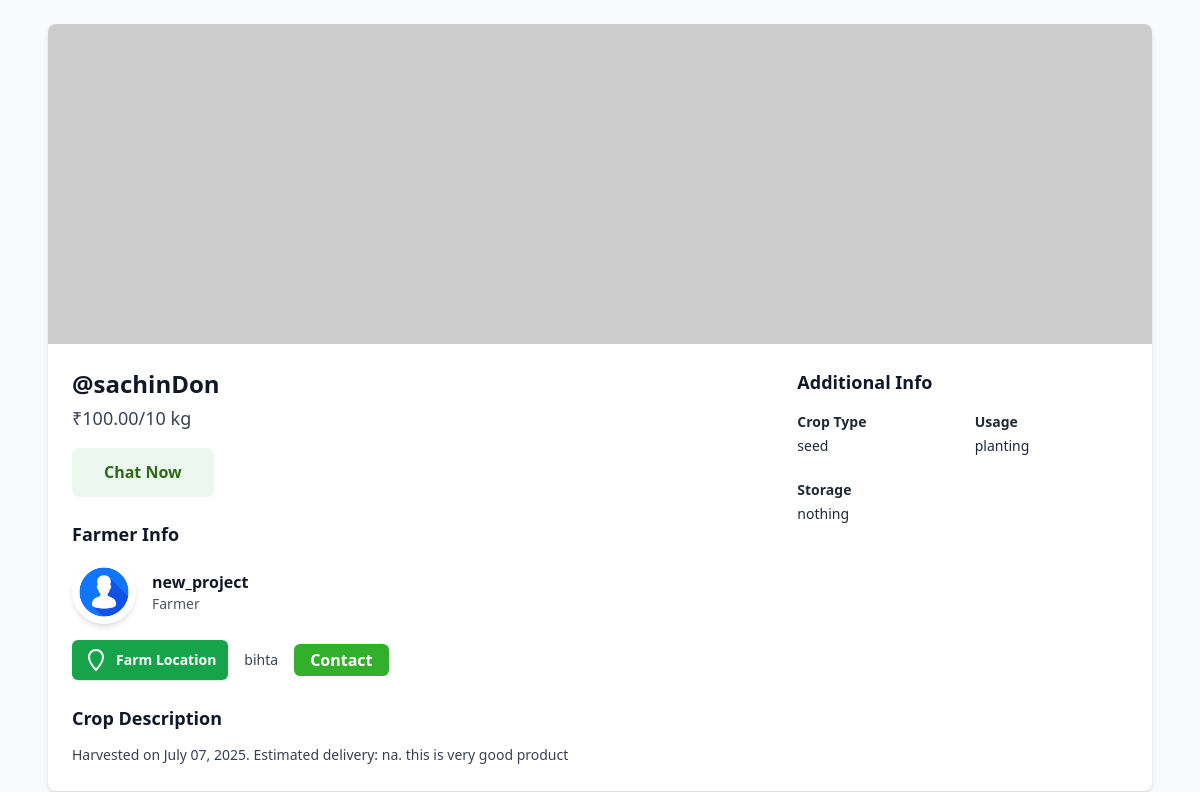
/product/1/, run on the app's committed database.
### products/models.py (models this page shows, shortened)
class Product(models.Model):
    seller = models.ForeignKey(CustomUser, on_delete=models.CASCADE, limit_choices_to={'role': 'farmer'})
    name = models.CharField(max_length=200)
    price_per_unit = models.DecimalField(max_digits=10, decimal_places=2)
    unit = models.CharField(max_length=50, default='kg') # जैसे kg, quintal
    description = models.TextField()
    crop_type = models.CharField(max_length=100, blank=True, null=True) # जैसे Long Grain
    usage = models.CharField(max_length=200, blank=True, null=True) # जैसे Pilafs, Biryanis
    storage_info = models.CharField(max_length=200, blank=True, null=True) # जैसे Store in a cool, dry place
    location = models.CharField(max_length=200) # किसान का स्थान
    product_image = models.ImageField(upload_to='product_images/', blank=True, null=True)
    harvest_date = models.DateField(blank=True, null=True)
    estimated_delivery = models.CharField(max_length=100, blank=True, null=True) # जैसे July 20-22

### core/models.py (models this page shows, shortened)
class CustomUser(AbstractUser):
    USER_ROLES = (
        ('buyer', 'Buyer'),
        ('farmer', 'Farmer'),
    )
    role = models.CharField(max_length=10, choices=USER_ROLES, default='buyer')
    phone_number = models.CharField(max_length=15, unique=True, blank=True, null=True)
    village = models.CharField(max_length=100, blank=True, null=True)
    crops_grown = models.TextField(blank=True, null=True) # केवल किसानों के लिए
    bio = models.TextField(blank=True, null=True) # केवल किसानों के लिए

### products/views.py (the view)
# urls.py: path('<int:product_id>/', views.product_detail_view, name='product_detail'),
def product_detail_view(request, product_id):
    product = get_object_or_404(Product, id=product_id)
    return render(request, 'products/product.html', {'product': product}) # product.html का उपयोग करें

### products/templates/products/product.html (shortened to what this page needs)
{% load static %}
<!DOCTYPE html>
<html lang="en">
<head>
<script src="https://cdn.tailwindcss.com"></script>
</head>
<body class="bg-gray-50 text-gray-900 font-sans antialiased">
  <main class="max-w-6xl mx-auto p-6">
    <section class="bg-white rounded-lg shadow-md overflow-hidden">
      <div>
        {% if product.product_image %}
            <img src="{{ product.product_image.url }}"
                 alt="{{ product.name }}"
                 class="w-full object-cover h-64 md:h-80"
                 onerror="this.onerror=null;this.src='https://placehold.co/600x400?text=No+Image';"
            />
        {% else %}
            <img src="https://placehold.co/600x400?text=No+Image"
                 alt="No Image"
                 class="w-full object-cover h-64 md:h-80"
            />
        {% endif %}
      </div>
      <div class="p-6 grid grid-cols-1 md:grid-cols-3 gap-8">
        <div class="md:col-span-2 space-y-6">
          <div>
            <h1 class="text-2xl font-semibold mb-1">{{ product.name }}</h1>
            <p class="text-gray-700 mb-4 text-lg">₹{{ product.price_per_unit }}/{{ product.unit }}</p>
            <div class="flex flex-col sm:flex-row gap-4 sm:items-center">
              <a href="{% url 'messages' %}" class="w-full sm:w-auto inline-block">
                <button class="btn-green-light py-3 px-8 rounded-lg font-semibold shadow-sm w-full sm:w-auto">
                  Chat Now
                </button>
              </a>
            </div>
          </div>
          <section>
            <h2 class="text-lg font-semibold mb-3">Farmer Info</h2>
            <div class="flex items-center space-x-4 mb-4">
              {% if product.seller.profile_picture %}
                  <img src="{{ product.seller.profile_picture.url }}" alt="{{ product.seller.username }}'s photo" class="w-16 h-16 rounded-full object-cover shadow-md" />
              {% else %}
                  <img src="{% static 'core/img/profile.jpg' %}" alt="Default Farmer Photo" class="w-16 h-16 rounded-full object-cover shadow-md" />
              {% endif %}
              <div>
                <p class="font-semibold">{{ product.seller.username }}</p>
                <p class="text-gray-600 text-sm">{{ product.seller.get_role_display }}</p>
              </div>
            </div>
            <div class="flex items-center space-x-4">
              <div class="flex items-center space-x-2 bg-green-600 text-white rounded-md py-2 px-3 shadow cursor-default select-none">
                <svg xmlns="http://www.w3.org/2000/svg" fill="none" viewBox="0 0 24 24" stroke="currentColor" class="w-6 h-6">
                  <path stroke-linecap="round" stroke-linejoin="round" stroke-width="2" d="M12 2a7 7 0 017 7c0 5.25-7 13-7 13S5 14.25 5 9a7 7 0 017-7z" />
                </svg>
                <span class="font-semibold text-sm">Farm Location</span>
              </div>
              <div class="text-gray-700 font-medium text-sm">{{ product.location }}</div>
              <button class="btn-green py-1 px-4 rounded-md font-semibold shadow-sm hover:bg-green-700 transition-colors">Contact</button>
            </div>
          </section>
          <section>
            <h2 class="text-lg font-semibold mb-3">Crop Description</h2>
            <p class="crop-desc max-w-prose text-gray-700 text-sm leading-relaxed">
              Harvested on {{ product.harvest_date|date:"F d, Y" }}. Estimated delivery: {{ product.estimated_delivery }}. {{ product.description }}
            </p>
          </section>
        </div>
          <section>
            <h2 class="text-lg font-semibold mb-4 select-none">Additional Info</h2>
            <div class="grid grid-cols-2 gap-6 text-gray-800 text-sm">
              <div>
                <p class="font-semibold mb-1 select-none">Crop Type</p>
                <p class="select-text">{{ product.crop_type }}</p>
              </div>
              <div>
                <p class="font-semibold mb-1 select-none">Usage</p>
                <p class="select-text">{{ product.usage }}</p>
              </div>
              <div>
                <p class="font-semibold mb-1 select-none">Storage</p>
                <p class="select-text">{{ product.storage_info }}</p>
              </div>
            </div>
          </section>
        </div>
    </section>
  </main>
</body>
</html>

### products/templates/products/product.html (style rules this page uses)
.btn-green { background-color: #32b02b; color: #ffffff; }
.btn-green-light { background-color: #ecf7ef; color: #2c6a17; }
.crop-desc { text-align: justify; line-height: 1.5; }

### data on the page
Product: name "@sachinDon", price_per_unit "100.00", unit "10 kg", seller.username "new_project", seller.role "Farmer", location "bihta", harvest_date "July 07, 2025", estimated_delivery "na", description "this is very good product", crop_type "seed", usage "planting", storage_info "nothing"
